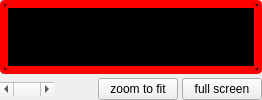
     <widget class="QWidget" name="view1Widget" native="true">
      <property name="sizePolicy">
       <sizepolicy hsizetype="Expanding" vsizetype="Expanding">
        <horstretch>0</horstretch>
        <verstretch>0</verstretch>
       </sizepolicy>
      </property>
      <layout class="QVBoxLayout" name="verticalLayout_12">
       <property name="spacing">
        <number>1</number>
       </property>
       <property name="leftMargin">
        <number>0</number>
       </property>
       <property name="topMargin">
        <number>0</number>
       </property>
       <property name="rightMargin">
        <number>0</number>
       </property>
       <property name="bottomMargin">
        <number>0</number>
       </property>
       <item>
        <widget class="QFrame" name="frame1">
         <property name="sizePolicy">
          <sizepolicy hsizetype="Ignored" vsizetype="Expanding">
           <horstretch>0</horstretch>
           <verstretch>0</verstretch>
          </sizepolicy>
         </property>
         <property name="styleSheet">
          <string notr="true">border-width: 4px;
border-radius: 5px;
border-color: rgb(255, 0, 0);
border-style: solid; 
background-color: rgb(0, 0, 0);



</string>
         </property>
         <property name="frameShape">
          <enum>QFrame::StyledPanel</enum>
         </property>
         <property name="frameShadow">
          <enum>QFrame::Raised</enum>
         </property>
         <layout class="QVBoxLayout" name="verticalLayout_16">
          <property name="spacing">
           <number>0</number>
          </property>
          <property name="leftMargin">
           <number>0</number>
          </property>
          <property name="topMargin">
           <number>0</number>
          </property>
          <property name="rightMargin">
           <number>0</number>
          </property>
          <property name="bottomMargin">
           <number>0</number>
          </property>
          <item>
           <widget class="QVTKWidget" name="view1" native="true">
            <property name="styleSheet">
             <string notr="true"/>
            </property>
           </widget>
          </item>
         </layout>
        </widget>
       </item>
       <item>
        <widget class="QWidget" name="view1subWidget" native="true">
         <layout class="QHBoxLayout" name="horizontalLayout_18">
          <property name="spacing">
           <number>4</number>
          </property>
          <property name="leftMargin">
           <number>0</number>
          </property>
          <property name="topMargin">
           <number>3</number>
          </property>
          <property name="rightMargin">
           <number>0</number>
          </property>
          <property name="bottomMargin">
           <number>0</number>
          </property>
          <item>
           <widget class="QScrollBar" name="ScrollBar1">
            <property name="sizePolicy">
             <sizepolicy hsizetype="Preferred" vsizetype="Fixed">
              <horstretch>0</horstretch>
              <verstretch>0</verstretch>
             </sizepolicy>
            </property>
            <property name="orientation">
             <enum>Qt::Horizontal</enum>
            </property>
           </widget>
          </item>
          <item>
           <spacer name="horizontalSpacer1">
            <property name="orientation">
             <enum>Qt::Horizontal</enum>
            </property>
            <property name="sizeType">
             <enum>QSizePolicy::Maximum</enum>
            </property>
            <property name="sizeHint" stdset="0">
             <size>
              <width>40</width>
              <height>20</height>
             </size>
            </property>
           </spacer>
          </item>
          <item>
           <widget class="QPushButton" name="zoomBtn1">
            <property name="sizePolicy">
             <sizepolicy hsizetype="Fixed" vsizetype="Fixed">
              <horstretch>0</horstretch>
              <verstretch>0</verstretch>
             </sizepolicy>
            </property>
            <property name="styleSheet">
             <string notr="true"/>
            </property>
            <property name="text">
             <string> zoom to fit </string>
            </property>
           </widget>
          </item>
          <item>
           <widget class="QPushButton" name="fullScreenBtn1">
            <property name="sizePolicy">
             <sizepolicy hsizetype="Fixed" vsizetype="Fixed">
              <horstretch>0</horstretch>
              <verstretch>0</verstretch>
             </sizepolicy>
            </property>
            <property name="minimumSize">
             <size>
              <width>0</width>
              <height>0</height>
             </size>
            </property>
            <property name="styleSheet">
             <string notr="true"/>
            </property>
            <property name="text">
             <string> full screen </string>
            </property>
            <property name="checkable">
             <bool>true</bool>
            </property>
           </widget>
          </item>
         </layout>
        </widget>
       </item>
      </layout>
     </widget>
